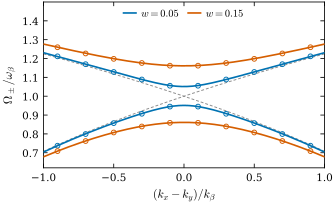

Source code (Python):
#!/usr/bin/env -S uv run --script
# /// script
# dependencies = ["matplotlib", "numpy", "scipy>=1.11"]
# ///
"""Avoided crossing of the normal-mode frequencies.

Plot Omega_+/- vs the plasma anisotropy delta = (k_x - k_y)/k_beta for
several values of the dimensionless solenoid coupling w = omega_L/omega_beta.
At w = 0 the modes cross; for w > 0 the degeneracy lifts with a minimum
gap of 2 omega_L at delta = 0.
"""

import sys
from pathlib import Path

import matplotlib.pyplot as plt
import numpy as np
from scipy.integrate import solve_ivp
from scipy.signal import find_peaks

sys.path.insert(0, str(Path(__file__).parent))
from _style import COL_SINGLE, GOLDEN, OKABE_ITO, set_style  # noqa: E402

set_style()


def normal_modes(delta, w):
    """Return Omega_+/- normalised to omega_beta.

    Parameters: k_x = 1 + delta/2, k_y = 1 - delta/2,
    coupling w = omega_L / omega_beta.
    """
    Kx = 1.0 + 0.5 * delta
    Ky = 1.0 - 0.5 * delta
    Omsum = Kx + Ky + 4.0 * w**2
    disc = (Kx - Ky) ** 2 + 8.0 * w**2 * (Kx + Ky + 2.0 * w**2)
    Omega_p_sq = 0.5 * (Omsum + np.sqrt(disc))
    Omega_m_sq = 0.5 * (Omsum - np.sqrt(disc))
    return np.sqrt(Omega_p_sq), np.sqrt(Omega_m_sq)


def numerical_eigenfreqs(Kx, Ky, w, n_periods=200):
    """Integrate the coupled EOM and extract eigenfrequencies via FFT.

    EOM (velocity form):
        x'' + 2w y' + Kx x = 0
        y'' - 2w x' + Ky y = 0

    State vector: [x, x', y, y'].
    Returns the two dominant angular frequencies sorted as (Omega_+, Omega_-).
    """

    def rhs(t, state):
        x, xd, y, yd = state
        xdd = -Kx * x - 2.0 * w * yd
        ydd = -Ky * y + 2.0 * w * xd
        return [xd, xdd, yd, ydd]

    # Characteristic frequency scale for setting integration time
    omega_char = np.sqrt(0.5 * (Kx + Ky))
    T_beta = 2.0 * np.pi / omega_char
    t_end = n_periods * T_beta

    # Initial condition: offset in x only -> excites both normal modes
    y0 = [1.0, 0.0, 0.0, 0.0]

    # Dense output with enough points for clean FFT
    n_pts = 2**16
    t_eval = np.linspace(0, t_end, n_pts)

    sol = solve_ivp(rhs, [0, t_end], y0, method="DOP853",
                    t_eval=t_eval, rtol=1e-12, atol=1e-14)

    # Combine x and y spectra: a mode that is weak in x may be strong in y
    window = np.hanning(n_pts)
    dt = t_eval[1] - t_eval[0]
    n_padded = 4 * n_pts
    freqs = np.fft.rfftfreq(n_padded, d=dt) * 2.0 * np.pi  # angular freq
    df = freqs[1] - freqs[0]

    spec_x = np.abs(np.fft.rfft(sol.y[0] * window, n=n_padded))
    spec_y = np.abs(np.fft.rfft(sol.y[2] * window, n=n_padded))
    spectrum = spec_x + spec_y
    spectrum[0] = 0.0

    # Restrict to the physical band [0.5, 2.0] to avoid aliases
    band = (freqs >= 0.5) & (freqs <= 2.0)
    spec_band = np.zeros_like(spectrum)
    spec_band[band] = spectrum[band]

    # Find the two tallest peaks using scipy.signal.find_peaks
    min_dist = max(3, int(0.02 / df))
    peaks, _ = find_peaks(spec_band, height=0.01 * spec_band.max(),
                          distance=min_dist)
    if len(peaks) >= 2:
        heights = spec_band[peaks]
        top2 = peaks[np.argsort(heights)[-2:]]
    else:
        # Fallback: argmax + mask
        idx1 = np.argmax(spec_band)
        s2 = spec_band.copy()
        s2[max(0, idx1 - 3):idx1 + 4] = 0.0
        idx2 = np.argmax(s2)
        top2 = np.array([idx1, idx2])

    # Parabolic interpolation around each peak for sub-bin accuracy
    refined = []
    for idx in top2:
        if 0 < idx < len(spectrum) - 1:
            a, b, c = spectrum[idx - 1], spectrum[idx], spectrum[idx + 1]
            denom = 2.0 * (2 * b - a - c)
            if abs(denom) > 1e-15:
                shift = (a - c) / denom
                refined.append(freqs[idx] + shift * df)
            else:
                refined.append(freqs[idx])
        else:
            refined.append(freqs[idx])

    return max(refined), min(refined)  # Omega_+, Omega_-


def main():
    fig, ax = plt.subplots(figsize=(COL_SINGLE, COL_SINGLE / GOLDEN))

    delta = np.linspace(-1.0, 1.0, 401)

    # Bare (uncoupled) crossing
    bare_x = np.sqrt(1.0 + 0.5 * delta)
    bare_y = np.sqrt(1.0 - 0.5 * delta)
    ax.plot(delta, bare_x, color="0.55", lw=0.7, ls=(0, (3, 2)), zorder=1)
    ax.plot(delta, bare_y, color="0.55", lw=0.7, ls=(0, (3, 2)), zorder=1)

    # Dressed curves for two coupling strengths
    w_values = [0.05, 0.15]
    colors = [OKABE_ITO["blue"], OKABE_ITO["vermillion"]]
    for w, c in zip(w_values, colors):
        Op, Om = normal_modes(delta, w)
        ax.plot(delta, Op, color=c, lw=1.2, zorder=3, label=rf"$w = {w}$")
        ax.plot(delta, Om, color=c, lw=1.2, zorder=3)

    # Numerical eigenfrequencies via ODE integration + FFT
    # Concentrate sample points near delta=0 where the gap is
    delta_num = np.linspace(-0.9, 0.9, 10)
    for w, c in zip(w_values, colors):
        Om_p_num = np.empty_like(delta_num)
        Om_m_num = np.empty_like(delta_num)
        for i, d in enumerate(delta_num):
            Kx = 1.0 + 0.5 * d
            Ky = 1.0 - 0.5 * d
            Om_p_num[i], Om_m_num[i] = numerical_eigenfreqs(Kx, Ky, w)
        ax.scatter(delta_num, Om_p_num, s=12, facecolors="none",
                   edgecolors=c, linewidths=0.7, zorder=4)
        ax.scatter(delta_num, Om_m_num, s=12, facecolors="none",
                   edgecolors=c, linewidths=0.7, zorder=4)

    ax.set_xlabel(r"$(k_x - k_y)/k_\beta$")
    ax.set_ylabel(r"$\Omega_\pm / \omega_\beta$")
    ax.set_xlim(-1.0, 1.0)
    ax.set_ylim(0.62, 1.50)
    ax.set_xticks([-1.0, -0.5, 0.0, 0.5, 1.0])
    ax.set_yticks([0.7, 0.8, 0.9, 1.0, 1.1, 1.2, 1.3, 1.4])
    ax.legend(
        loc="upper center",
        bbox_to_anchor=(0.5, 1.0),
        handlelength=1.2,
        ncol=2,
        columnspacing=0.8,
    )

    out = Path(__file__).parent / "fig1_avoided_crossing.pdf"
    fig.savefig(out)
    print(f"wrote {out}")


if __name__ == "__main__":
    main()
